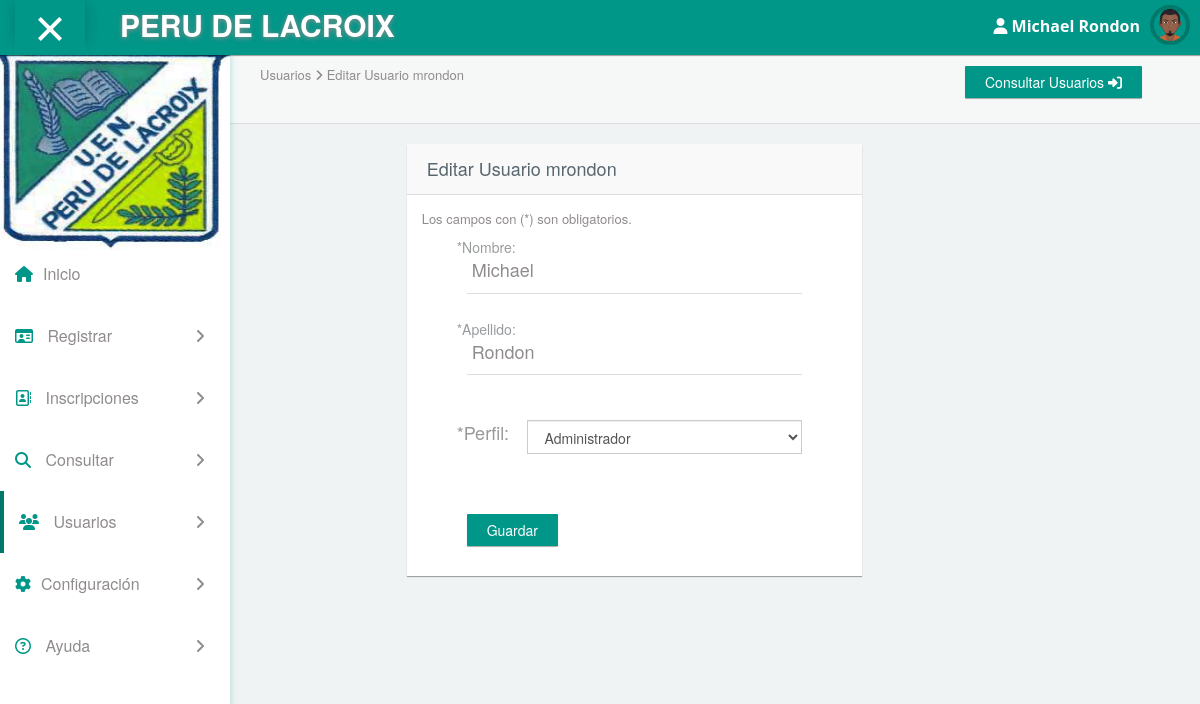
Screenshot of /?view=user&mode=EditUsuario&id=1 (signed in) with the database file from the repository.
### tables this page shows
CREATE TABLE `menu` (
  `id_menu` tinyint(4) NOT NULL,
  `logo` text NOT NULL,
  `nombre` varchar(255) DEFAULT NULL
);

CREATE TABLE `usuario` (
  `id_usuario` int(11) NOT NULL,
  `usuario` varchar(100) NOT NULL,
  `clave` varchar(100) NOT NULL,
  `nombre` varchar(50) NOT NULL,
  `apellido` varchar(50) NOT NULL,
  `id_tipo_usu` int(11) NOT NULL,
  `id_status` int(11) NOT NULL,
  `foto` varchar(255) NOT NULL DEFAULT 'default.png'
);

### core/bin/functions/Users.php (called while the page is built, shortened)
<?php
	function Users(){
		$db=new Conexion();
		$sql=$db->query("SELECT * FROM usuario;");
		if($db->rows($sql)>0){
			while($data=$db->recorrer($sql)){
				$users[$data['id_usuario']]=$data;
			}
		}else{
			$users=$_SESSION['users'];
		}
		return $_SESSION['users'];
	}
?>

### core/core.php (called while the page is built, shortened)
<?php
	require('core/models/classConexion.php');
	require('core/bin/functions/Users.php');
	require('core/bin/functions/Menu.php');
	$_users=Users();
	$_menu=Menu();
	if(isset($_SESSION['app_id'])){
		require('core/bin/functions/Perfiles.php');
		$_perfil=Perfiles();
	}
?>

### core/models/classConexion.php (called while the page is built, shortened)
<?php
	class Conexion extends mysqli{
		public function rows($query){
			return mysqli_num_rows($query);
		}
		public function liberar($query){
			return mysqli_free_result($query);
		}
		public function recorrer($query){
			return mysqli_fetch_array($query);
		}
	}
?>

### core/bin/functions/Menu.php (called while the page is built, shortened)
<?php
	function Menu(){
		$db=new Conexion();
		$sql=$db->query("SELECT * FROM menu;");
		if($db->rows($sql)>0){
			while($data=$db->recorrer($sql)){
				$_menu[$data['id_menu']]=$data;
			}
		}else{
			$_menu=false;
		}
		return $_menu;
	}
?>

### core/bin/functions/Perfiles.php (called while the page is built, shortened)
<?php
	function Perfiles(){
		$db=new Conexion();
		$sql=$db->query("SELECT * FROM tipo_usu;");
		if($db->rows($sql)>0){
			while($data=$db->recorrer($sql)){
				$_perfil[$data['id_tipo_usu']]=$data;
			}
		}else{
			$_perfil=false;
		}
		return $_perfil;
	}
?>

### html/usuario/editUsuario.php (the view, shortened to what this page needs)
<!DOCTYPE html>
<html>
	<?php
		if($_users[$_SESSION['app_id']]['id_tipo_usu']==1){
			include(HTML_DIR."overall/header.php");
					?>
				<body onload="deshabilitaRetroceso()">
					<?php
						include(HTML_DIR."overall/menu.php");
					?>
					<div id="content">
			            <div class="panel box-shadow-none content-header">
			                <div class="panel-body">
			                    <div class="col-md-9">
			                        <p class="animated fadeInDown">
			                          	Usuarios <span class="fa-angle-right fa"></span> Editar Usuario <?php echo $_users[$_GET['id']]['usuario'];?>
			                        </p>
			                    </div>
			                    <div class="col-md-3">
			                        <p class="animated fadeInDown">
			                          <a class="btn btn-teal" href="?view=user&mode=allUsuarios">Consultar Usuarios <i class="fa fa-sign-in" aria-hidden="true"></i></a>
			                        </p>
			                    </div>
			                </div>
			            </div>
			            <div class="col-md-6 col-md-offset-2">
			                <div class="col-md-12 panel">
			                    <div class="col-md-12 panel-heading">
			                      	<h4>Editar Usuario <?php echo $_users[$_GET['id']]['usuario'];?></h4>
			                    </div>
			                    <div class="col-md-12 panel-body" style="padding-bottom:30px;">
			                    	<p>Los campos con (*) son obligatorios.</p>
			                    	<br>
			                      	<div class="col-md-12">
			                        	<form class="cmxform" id="user" method="post" action="?view=user&mode=EditUsuario&id=<?php echo $_GET['id'];?>">
			                          		<div class="col-md-12">
			                            		<div class="form-group form-animate-text col-md-12" style="margin-top: -10px !important;">
			                              			<input type="text" class="form-text" name="nombre" id="nombre" required value="<?php echo $_users[$_GET['id']]['nombre'];?>">
			                              			<label>*Nombre:</label>
			                            		</div>
			                            		<div class="form-group form-animate-text col-md-12" style="margin-top: -10px !important;">
			                              			<input type="text" class="form-text" name="apellido" id="apellido" required value="<?php echo $_users[$_GET['id']]['apellido'];?>">
			                              			<label>*Apellido:</label>
			                            		</div>
						                        <div class="form-group form-animate-text col-md-2" style="margin-top: -10px !important;">
						                          	<label>*Perfil:</label>
						                        </div>
				          						<div class="form-group form-animate-text col-md-10" style="margin-top:0px !important;">
				                                	<select class="form-control" name="perfil" id="perfil">
													    <?php
													        foreach($_perfil as $perfil){
													        	if($perfil['id_tipo_usu']==$_users[$_GET['id']]['id_tipo_usu']){
													        		?>
														        		<option selected value="<?php echo $perfil['id_tipo_usu']?>"><?php echo $perfil['tipo_usu']?></option>
														        	<?php
													        	}else{
																	?>
														        		<option value="<?php echo $perfil['id_tipo_usu']?>"><?php echo $perfil['tipo_usu']?></option>
														        	<?php
													        	}
													        }
													    ?>
				                                	</select>
				                                </div>
			                            		<div class="col-md-12">
				                              		<input class="submit btn btn-teal" type="submit" value="Guardar">
				                        		</div>
				                            </div>
			                      		</form>
					                </div>
			                    </div>
			                </div>
			            </div>
			        </div>
				</body>
			<?php
		}else{
			header('location: ?view=index');
		}
	?>
</html>

### html/overall/menu.php (shortened to what this page needs)
<nav class="navbar navbar-default header navbar-fixed-top">
    <div class="col-md-12 nav-wrapper">
        <div class="navbar-header" style="width:100%;">
            <div class="opener-left-menu is-open">
                <span class="bottom"></span>
            </div>
            <a href="?view=index" class="navbar-brand">
                <b><?php echo $_menu[1]['nombre'];?></b>
            </a>
            <ul class="nav navbar-nav navbar-right user-nav">
                <li class="user-name"><span><i class="fa fa-user" aria-hidden="true"></i> <?php echo $_users[$_SESSION['app_id']]['nombre']." ".$_users[$_SESSION['app_id']]['apellido'];?></span></li>
                <li class="dropdown avatar-dropdown" style="margin-right: 10px;">
                	<img src="asset/images/<?php echo $_users[$_SESSION['app_id']]['foto'];?>" class="img-circle avatar" alt="user name" data-toggle="dropdown" aria-haspopup="true" aria-expanded="true"/>
                </li>
            </ul>
        </div>
    </div>
</nav>
<div class="container-fluid mimin-wrapper">
    <div id="left-menu">
        <div class="sub-left-menu scroll">
            <ul class="nav nav-list">
                <li><div class="left-bg"><img src="asset/images/<?php echo $_menu[1]['logo'];?>"></div></li>
                <br><br><br><br><br>
                <li id="inicio" class="ripple"><a href="?view=index" class='navegacion'><span class="fa-home fa color-teal"></span>Inicio</a></li>
                <li class="ripple">
                    <a class="tree-toggle nav-header" id="registro">
    	                <span class="fa fa-id-card-o color-teal"></span> Registrar
                        <span class="fa-angle-right fa right-arrow text-right"></span>
                    </a>
                </li>
                <li class="ripple">
                    <a class="tree-toggle nav-header" id="inscripcion">
                        <span class="fa fa-address-book-o color-teal"></span> Inscripciones
                        <span class="fa-angle-right fa right-arrow text-right"></span>
                    </a>
                </li>
                <li class="ripple">
                    <a class="tree-toggle nav-header" id="consulta">
        	            <span class="fa fa-search color-teal"></span> Consultar
                        <span class="fa-angle-right fa right-arrow text-right"></span>
                    </a>
                </li>
                <?php
                    if($_users[$_SESSION['app_id']]['id_tipo_usu']==1){
                        ?>
                            <li class="ripple">
                                <a class="tree-toggle nav-header" id="usuario">
                                    <span class="fa fa-users color-teal"></span> Usuarios
                                    <span class="fa-angle-right fa right-arrow text-right"></span>
                                </a>
                            </li>
                        <?php
                    }
                    if($_users[$_SESSION['app_id']]['id_tipo_usu']==1 || $_users[$_SESSION['app_id']]['id_tipo_usu']==2){
                        ?>
                            <li class="ripple">
                            	<a class="tree-toggle nav-header" id="configuracion">
                            		<span class="fa fa-cog color-teal"></span>Configuración
                            		<span class="fa-angle-right fa right-arrow text-right"></span>
                            	</a>
                            </li>
                        <?php
                    }
                ?>
                <li class="ripple">
                    <a class="tree-toggle nav-header" id="consulta">
                        <span class="fa fa-question-circle-o color-teal"></span> Ayuda
                        <span class="fa-angle-right fa right-arrow text-right"></span>
                    </a>
                </li>
            </ul>
        </div>
    </div>

### rows the page displays
menu: nombre "PERU DE LACROIX", logo (picture)
usuario: nombre "Michael", apellido "Rondon", foto (picture), usuario "mrondon"

### other values shown
form field perfil "Administrador"
